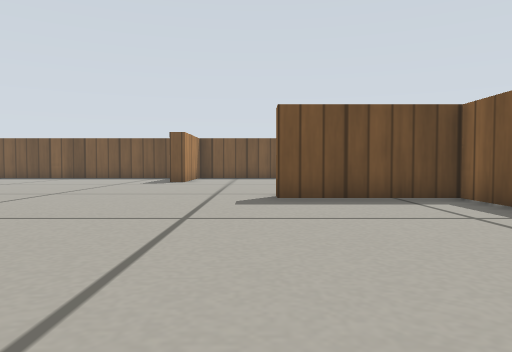
view 1 (above)

17 first-person views from a walk through a robot-simulator world made for Gazebo. The camera is 0.19 m above the floor, tilts 2° down and sees 70° across. The floor is counted in squares, 0.25 m on a side. Each view is taken from the middle of a square. On the plan, view 1 faces up. The plan holds only what a view shows up to about 11 squares ahead; the rest is blank. Simple patterns stand in for the simulator's built-in surfaces.

view 2
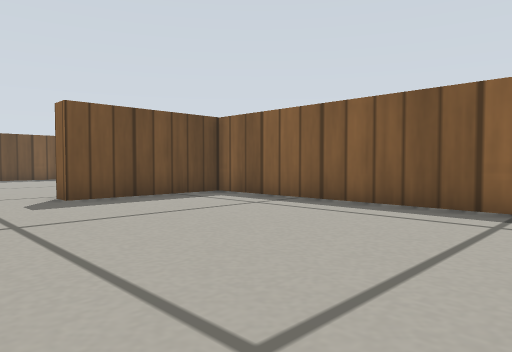

view 3
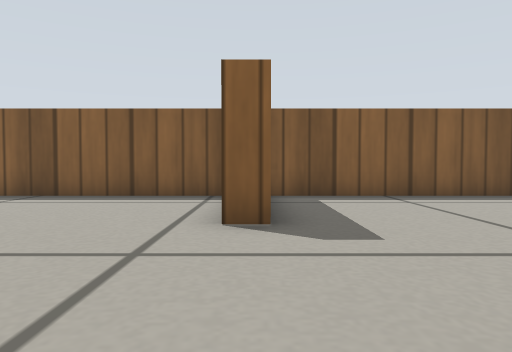

view 4
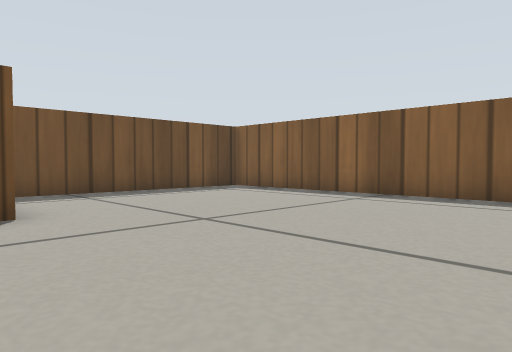

view 5
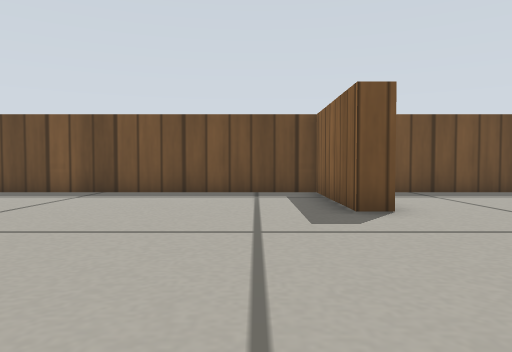

view 6
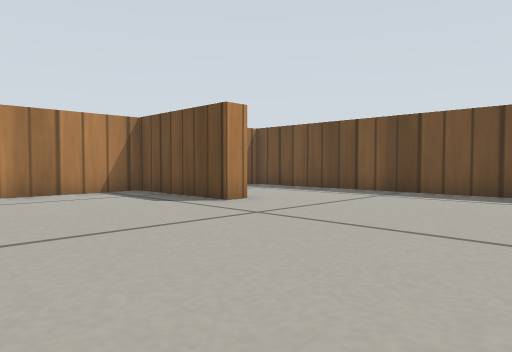

view 7
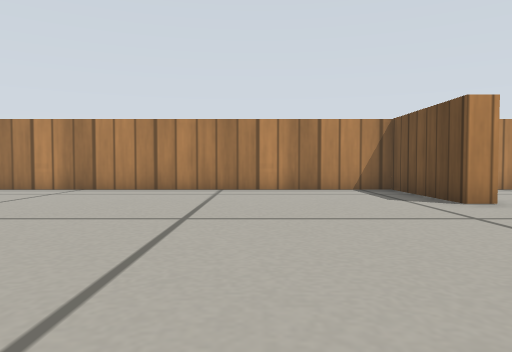

view 8
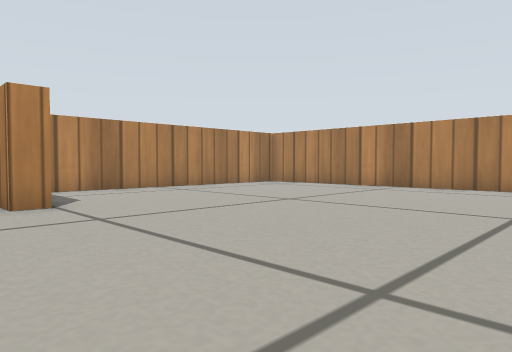

view 9
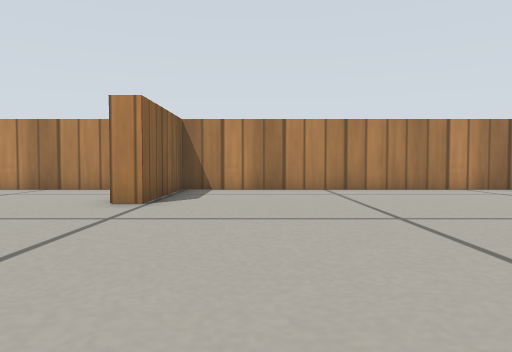

view 10
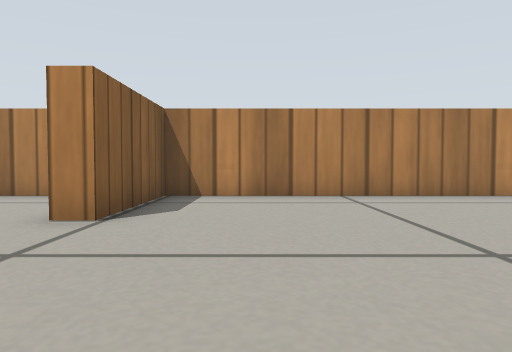

view 11
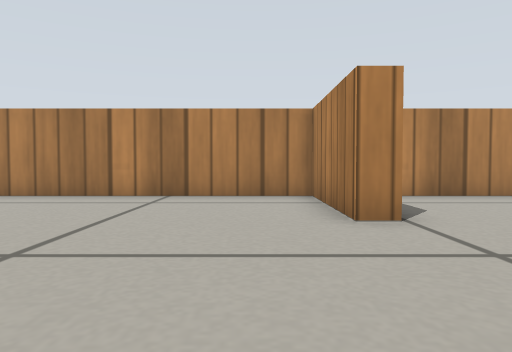

view 12
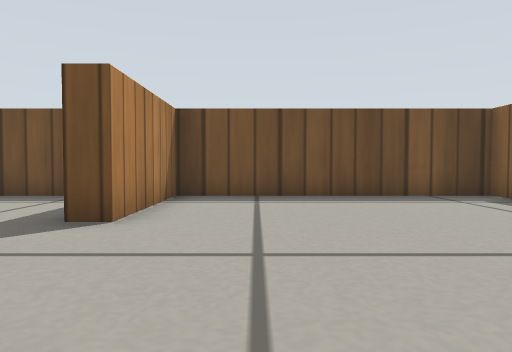

view 13
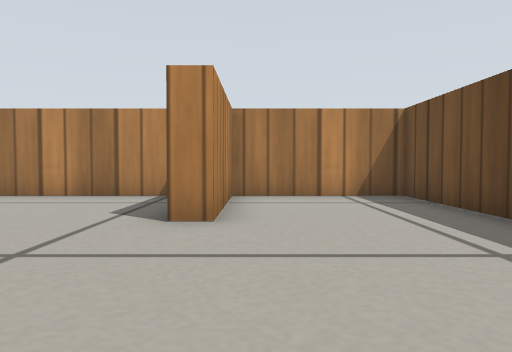

view 14
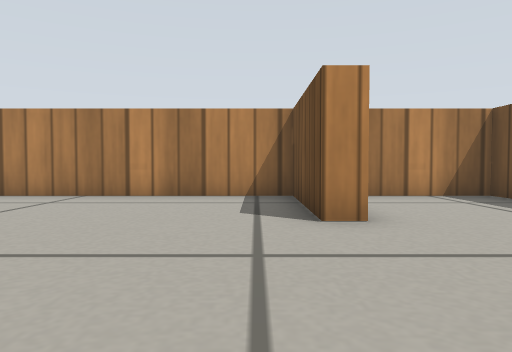

view 15
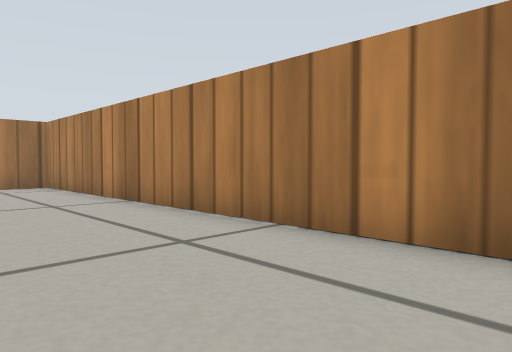

view 16
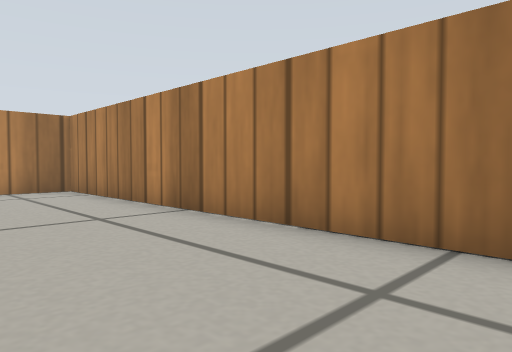

view 17
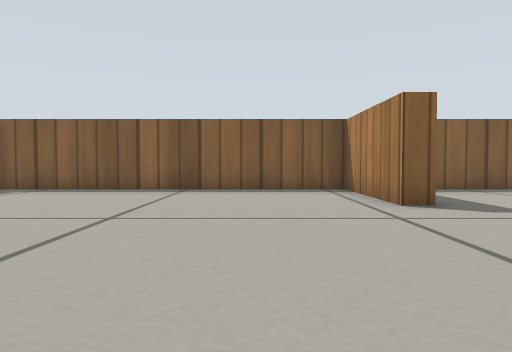

### Floor plan
Points are (right, up) in squares from view 1. A wall is a line through its corners. A room is listed if a view was taken in it or the views show most of it. See-through windows are left out.
Room 1 (views 1, 2, 3, 4, 5, 6, 7, 8, 9, 10, 11, 12, 13, 14, 15, 16, 17)
walls: (4.4, 1.1) (4.4, 7.8) (0.5, 7.8) (0.5, 8.4) (4.4, 8.4) (4.4, 18.4) (-2.8, 18.4) (-2.8, 14.6) (-3.4, 14.6) (-3.4, 18.4) (-14.4, 18.4) (-14.4, 14.5) (-10.7, 14.5) (-10.7, 13.9) (-14.4, 13.9) (-14.4, -0.4) (-4.9, -0.4) (-4.9, 3.3) (-4.3, 3.3) (-4.3, -0.4) (3, -0.4)

Where each view was taken, in squares from view 1:
view 1: 0 up, 0 right, facing up
view 2: 0 up, 2 left, facing up-right
view 3: 8 up, 4 left, facing right
view 4: 9 up, 4 left, facing up-right
view 5: 9 up, 5 left, facing up
view 6: 9 up, 5 left, facing up-left
view 7: 10 up, 4 left, facing left
view 8: 10 up, 3 left, facing down-left
view 9: 10 up, 7 left, facing down
view 10: 8 up, 7 left, facing down
view 11: 8 up, 3 left, facing down
view 12: 10 up, 1 left, facing up
view 13: 15 up, 6 left, facing left
view 14: 13 up, 6 left, facing left
view 15: 12 up, 11 left, facing down-left
view 16: 10 up, 11 left, facing down-left
view 17: 11 up, 6 left, facing right
